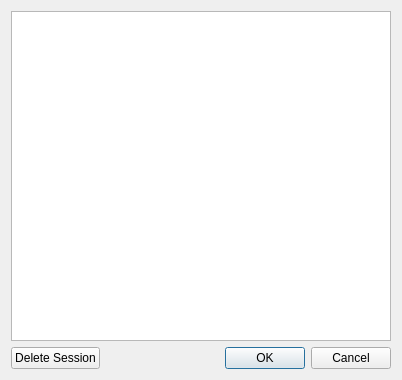
<?xml version="1.0" encoding="UTF-8"?>
<ui version="4.0">
 <class>ExistingSessions</class>
 <widget class="QDialog" name="ExistingSessions">
  <property name="geometry">
   <rect>
    <x>0</x>
    <y>0</y>
    <width>402</width>
    <height>380</height>
   </rect>
  </property>
  <property name="windowTitle">
   <string>Dialog</string>
  </property>
  <layout class="QVBoxLayout" name="verticalLayout_2">
   <item>
    <layout class="QVBoxLayout" name="verticalLayout">
     <item>
      <widget class="QListView" name="listView"/>
     </item>
     <item>
      <layout class="QHBoxLayout" name="horizontalLayout">
       <item>
        <widget class="QPushButton" name="pushButton">
         <property name="text">
          <string>Delete Session</string>
         </property>
        </widget>
       </item>
       <item>
        <widget class="QDialogButtonBox" name="buttonBox">
         <property name="orientation">
          <enum>Qt::Horizontal</enum>
         </property>
         <property name="standardButtons">
          <set>QDialogButtonBox::Cancel|QDialogButtonBox::Ok</set>
         </property>
        </widget>
       </item>
      </layout>
     </item>
    </layout>
   </item>
  </layout>
 </widget>
 <resources/>
 <connections>
  <connection>
   <sender>buttonBox</sender>
   <signal>accepted()</signal>
   <receiver>ExistingSessions</receiver>
   <slot>accept()</slot>
   <hints>
    <hint type="sourcelabel">
     <x>248</x>
     <y>254</y>
    </hint>
    <hint type="destinationlabel">
     <x>157</x>
     <y>274</y>
    </hint>
   </hints>
  </connection>
  <connection>
   <sender>buttonBox</sender>
   <signal>rejected()</signal>
   <receiver>ExistingSessions</receiver>
   <slot>reject()</slot>
   <hints>
    <hint type="sourcelabel">
     <x>316</x>
     <y>260</y>
    </hint>
    <hint type="destinationlabel">
     <x>286</x>
     <y>274</y>
    </hint>
   </hints>
  </connection>
 </connections>
</ui>
